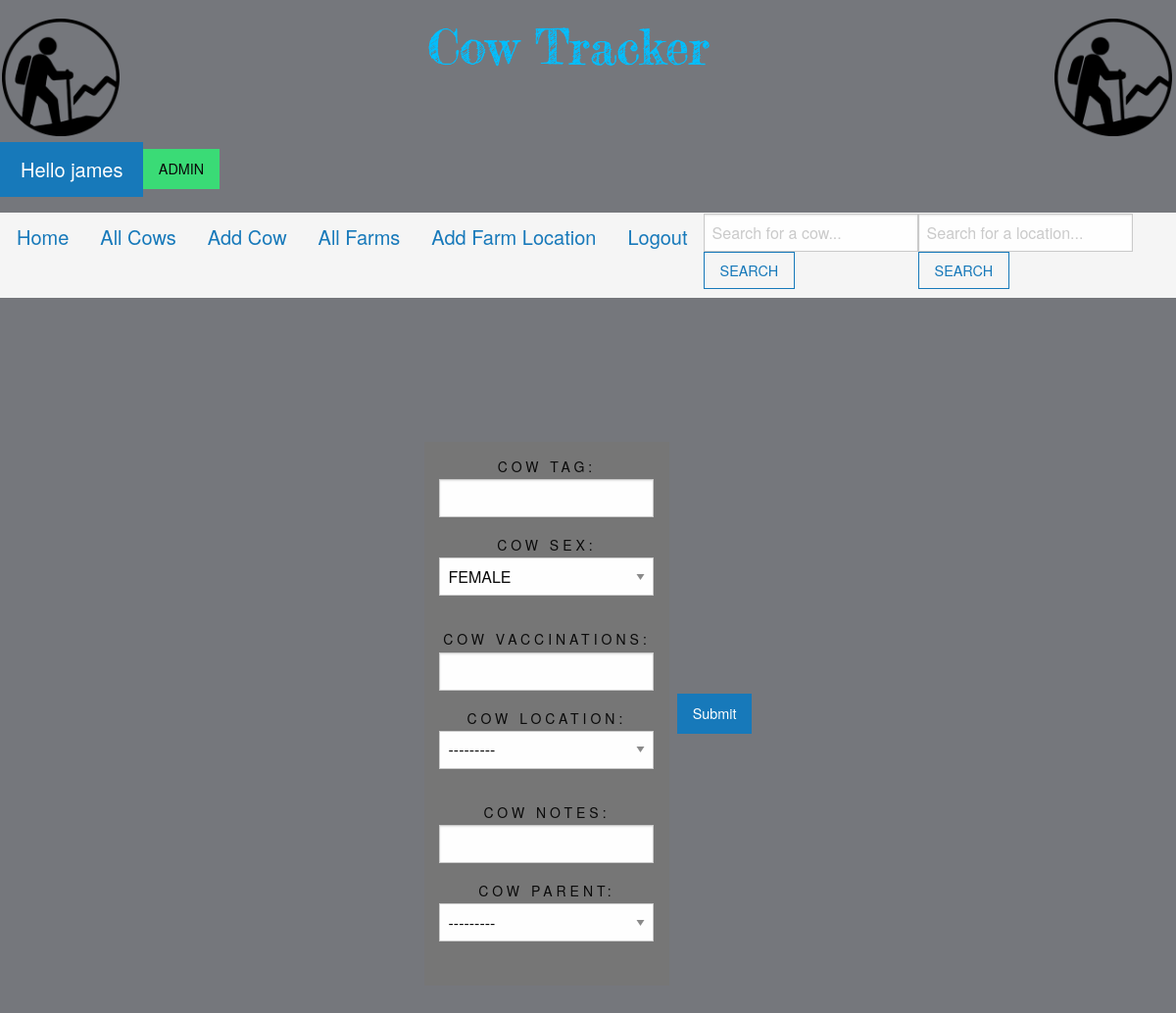
Screenshot of /add-cow (signed in) with the database file from the repository.
### myapp/models.py (models this page shows)
class Cow(models.Model):
 cow_tag = models.CharField(max_length = 30)
 cow_sex = models.CharField(max_length=6, choices=(('male','MALE'), ('female', "FEMALE")), default='female')
 cow_vaccinations = models.CharField(max_length = 30, blank=True)
 cow_location = models.ForeignKey(FarmLocations, blank=True, null=True, on_delete=models.CASCADE)
 cow_notes = models.CharField(max_length = 200, blank=True)
 cow_PARENT = models.ForeignKey('self', on_delete=models.CASCADE, related_name='children')
 def __str__(self):
     return self.cow_tag

### myapp/views.py (the view, shortened to what this page needs)
# urls.py: path('add-cow', views.add_cow, name = 'add-cow'),
@login_required(login_url='/members/login_user')
def add_cow(request):
  submitted = False
  form = CowForm
  return render(request, "add_cow.html",{'title':'Add a Cow...','form':form, 'submitted':submitted})

### myapp/models.py (called while the page is built)
 def __str__(self):
    return self.location_name

### myapp/templates/add_cow.html (shortened to what this page needs)
{% extends "base.html" %}
{% load static %}
{% block body %}
<center>
{% if submitted %}
 Succesfully added Cow!!!!
{% else %}
  {% if user.is_staff %}
    <div class="footer-box">
      <form action ="" method=POST>
        <a>
        <div class = "secondary button">{{ form.as_p }}</div>
        <input type = "submit" value="Submit" class = "button">
        </a>
      </form>
    </div>
    {% endif %}
 {% endif %}
</center>
{% endblock %}

### myapp/templates/base.html (shortened to what this page needs)
{% load static %}
<!doctype html>
<html class="no-js" lang="en">
<head>
    <link rel="stylesheet" href="{% static 'css/foundation.min.css' %}">
</head>
<body>
    <div>
      {% block navbar %}
      <div style = "position:sticky">
        <h1>
          <a href = "/">
            <img src = "{% static 'imgs/logo.png' %}" style = "width:10%; margin-left:0.2vw">
          </a>
          <a href = "/" style = "margin-left: 12vw;font-size:5vw">
            <img src = "{% static 'imgs/title.png' %}" style = "width:50%">
          </a>
          <a href = "/">
            <img src = "{% static 'imgs/logo.png' %}" style = "width:10%; margin-left:15vw">
          </a>
            {% if user.is_authenticated %}
            <a href = "/" class = "button large">
              Hello {{ user }}
                {% if user.is_superuser %}
                  <a href = "/admin"><div class = "success button">ADMIN</div></a>
                {% else %}
                  {% if user.is_staff %}
                    <a href = "/"><div class = "success button">ADMIN</div></a>
                  {% else %}
                      <a class ="alert button">You need an admin account to add and update cows or farms.</a>
                      {% endif %}
                {% endif %}
            </a>
            {% else %}
            <a href = "/" class = "button large">
              Hello {{ user }} <a href ="/members/login_user" class = "alert button">please login</a>
            </a>
            {% endif %}
        <div id ="navbar">
        <h2 class = "top-bar-right" style = " padding:1px; ">
          <ul class = "menu" style = "font-size:20px;">
            <li><a href = "/" >Home</a></li>
            <li><a href = "/cows/all-cows/">All Cows</a></li>
            {% if user.is_staff %}
            <li><a href = "/add-cow">Add Cow</a></li>
            {% endif %}
            <li><a href = "/farms/all-farms/">All Farms</a></li>
            {% if user.is_staff %}
            <li><a href = "/add-location">Add Farm Location</a></li>
            {% endif %}
            {% if user.is_authenticated %}
              <li><a href = "/members/logout_user">Logout</a></li>
            {% else %}
              <li><a href = "/members/register_user">Register</a></li>
              <li><a href = "/members/login_user">Login</a></li>
            {% endif %}
            <form class = "d-flex" method = POST action ="{% url 'cows_url' %}">
            <input class="form-control me-2" type ="search" placeholder="Search for a cow... " aria-label="Search" name ="searched"><button class = "hollow button" type = "submit">SEARCH</button></form></li>
            <form class = "d-flex" method = POST action ="{% url 'farms_url' %}">
            <input class="form-control me-2" type ="search" placeholder="Search for a location... " aria-label="Search" name ="locSearch"><button class = "hollow button" type = "submit">SEARCH</button></form></li>
          </ul>
        </h2>
      </div>
      {% endblock %}
  {% block body %}
  {% endblock %}
</body>
</html>

### myapp/templates/add_cow.html (style rules this page uses)
* { box-sizing: border-box; }
body { font-family: sans-serif; background:#75777c; }
.footer-box form a { position: relative; display: inline-block; padding: 10px 20px; color: #03e9f4; font-size: 16px; text-decoration: none; text-transform: uppercase; overflow: hidden; transition: .5s; margin-top: 2px; letter-spacing: 4px }
#navbar { overflow: hidden; background-color:whitesmoke }
#navbar a { padding: 14px 16px; }

### rows the page displays
Cow: cow_sex "FEMALE", cow_location "---------", cow_PARENT "---------"

### other values shown
{{ user }} "james"
